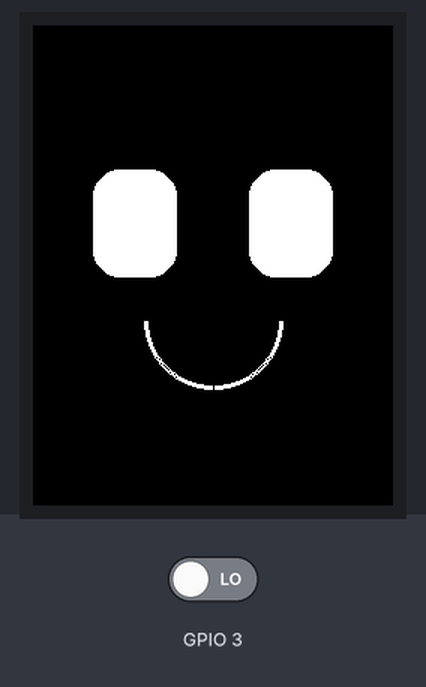
The sketch below on a simulated Seeed XIAO ESP32-C3. On the bench: 240×320 colour display. Inputs (shaded band) come from the test bench; at power-on: GPIO 3 LOW. Random numbers use the default seed unless the sketch sets one; what the sketch prints to the serial monitor is not drawn.

Above: at 0.4 s.

The sketch:

desk-buddy.ino
```cpp
/* ===========================================================================
 * Desk-Buddy -- firmware entry point
 *
 * A small expressive desk productivity robot.
 * Target board: Seeed Studio XIAO ESP32C3 (RISC-V, 4 MB flash, 400 KB SRAM)
 *
 * This file is deliberately short. It owns boot order and the run loop, and
 * nothing else:
 *
 *   config.h     pin map, panel geometry, face proportions, timing, volume
 *   display.h    hardware layer -- ST7789 bring-up, driver instance
 *   motion.h     hardware layer -- HC-SR501 PIR input, edge detection
 *   audio.h      hardware layer -- DFPlayer UART, command frames
 *   face.h       expression layer -- face geometry, blink state machine
 *   this file    behaviour layer -- boot sequence, cooperative scheduling,
 *                and the motion-triggered audio policy
 *
 * The sketch folder name must match the .ino file name, which is why the
 * firmware lives at firmware/desk-buddy/desk-buddy.ino. Every .cpp beside it
 * is compiled into the sketch automatically.
 *
 * Build notes (see README.md for the full procedure):
 *   Board     : "XIAO_ESP32C3" from the esp32 board package by Espressif
 *   Libraries : Adafruit GFX Library, Adafruit ST7735 and ST7789 Library
 *   Serial    : 115200 baud
 *
 * VERIFICATION STATUS -- read this before trusting any of it:
 *
 *   Display, face, blink animation ... verified running on hardware.
 *   Motion-triggered audio .......... IMPLEMENTED BUT UNVERIFIED. The PIR and
 *                                     the DFPlayer have each been proven with
 *                                     separate bench sketches, but this
 *                                     firmware has never been run, and the
 *                                     three subsystems have never operated
 *                                     together on one build.
 *   Interval reminders, moods ....... not implemented.
 *
 * See docs/project-roadmap.md.
 * ===========================================================================
 */

#include <Arduino.h>

#include "config.h"
#include "display.h"
#include "face.h"
#include "motion.h"
#include "audio.h"

/* ---------------------------------------------------------------------------
 * Behaviour layer -- motion-triggered audio
 *
 * Policy: a new motion event plays the next clip in rotation, subject to a
 * cooldown. This is the behaviour layer's business, not the sensor module's
 * and not the audio module's -- motion.cpp reports that movement started,
 * audio.cpp plays a numbered clip, and the decision connecting them lives
 * here.
 *
 * Why a cooldown at all: a person working at a desk generates near-continuous
 * movement, so without one the robot would retrigger constantly and talk over
 * itself. Twenty seconds matches the spacing used in the bench test.
 *
 * What the cooldown is measured from: the moment the command is sent, not the
 * moment playback finishes. The DFPlayer's BUSY line is not wired and clip
 * durations have not been measured, so completion is not observable. If a
 * clip ever runs longer than the cooldown, the next trigger will arrive while
 * it is still playing. See docs/audio.md.
 * -------------------------------------------------------------------------*/
static unsigned long lastAudioMs = 0;
static uint16_t nextTrack = 1;

static void behaviourUpdate(unsigned long now) {
  /* Consume the event unconditionally. Reading it here even when the cooldown
   * blocks playback is deliberate: the alternative is leaving it latched, so
   * that a trigger during the cooldown fires the instant the cooldown ends,
   * which would make the robot respond to movement that happened twenty
   * seconds earlier. */
  if (!motionTriggered()) {
    return;
  }

  if (now - lastAudioMs < MOTION_COOLDOWN_MS) {
    Serial.printf("[%lu ms] motion -- ignored, cooldown\n", now);
    return;
  }

  if (!audioPlayTrack(now, nextTrack)) {
    /* The audio module refused -- not ready, or a command was too recent.
     * Neither the cooldown nor the track rotation advances, so the next
     * motion event tries the same clip again. */
    Serial.printf("[%lu ms] motion -- audio not ready, track %u not sent\n",
                  now, (unsigned)nextTrack);
    return;
  }

  Serial.printf("[%lu ms] motion -- playing /mp3/%04u.mp3\n",
                now, (unsigned)nextTrack);

  lastAudioMs = now;
  nextTrack = (uint16_t)((nextTrack % AUDIO_TRACK_COUNT) + 1);
}

void setup() {
  Serial.begin(SERIAL_BAUD);

  /* Bounded wait for the USB CDC host to attach. This is not a while(!Serial)
   * spin: the robot must boot and run with no computer attached, so blocking
   * forever on a serial connection is not acceptable. */
  const unsigned long serialWaitDeadline = millis() + SERIAL_ATTACH_TIMEOUT_MS;
  while (!Serial && millis() < serialWaitDeadline) {
    delay(10);
  }

  Serial.println();
  Serial.println(F("Desk-Buddy booting"));
  Serial.println(F("  board : Seeed Studio XIAO ESP32C3"));
  Serial.printf("  pins  : CS=%d DC=%d SCLK=%d MOSI=%d RST=%d\n",
                TFT_CS, TFT_DC, TFT_SCLK, TFT_MOSI, TFT_RST);

  displayBegin();

  /* The panel has no read-back path in this wiring, so there is no way to
   * confirm initialisation in software. A successful init is confirmed
   * visually: the backlight comes on and the screen goes black. */
  Serial.printf("  tft   : initialised %dx%d, rotation %d\n",
                tft.width(), tft.height(), TFT_ROTATION);

  /* Seeded from micros() rather than from a hardware entropy source. The seed
   * only affects how the blink rhythm differs between power-ups, which is
   * cosmetic, and micros() avoids a dependency on an ESP-IDF header whose
   * location has moved between core versions. */
  randomSeed(micros());

  const unsigned long bootMs = millis();
  faceBegin(bootMs);

  motionBegin(bootMs);
  audioBegin(bootMs);

  /* Backdated so the first motion event is not swallowed by a cooldown that
   * has not had a chance to elapse yet. Unsigned wraparound makes this safe
   * even at boot, when millis() is near zero. */
  lastAudioMs = bootMs - MOTION_COOLDOWN_MS;

  Serial.printf("  pir   : OUT=D1 (GPIO3), warm-up %lu s\n",
                PIR_WARMUP_MS / 1000UL);
  Serial.printf("  audio : UART1 tx=D6 rx=D7 @ %d baud, volume %d/30, "
                "%d tracks\n",
                DFPLAYER_BAUD, AUDIO_VOLUME, AUDIO_TRACK_COUNT);
  Serial.println(F("  stage : face live, blink animation running"));
  Serial.println(F("  stage : motion-triggered audio active (UNVERIFIED)"));
}

void loop() {
  /* Cooperative scheduling. Every subsystem is called once per iteration with
   * the current millis(), does at most one small unit of work, and returns.
   *
   * There is no delay() here and there must never be one: a blink spans about
   * 214 ms, and a blocking wait in any one subsystem would stall all the
   * others. The ESP32-C3 is single-core, so there is no second core to hide
   * blocking work on. See docs/architecture.md.
   */
  const unsigned long now = millis();

  /* Order matters only in that the animation goes first: it is the subsystem
   * a human would notice stuttering. Each call does at most one small unit of
   * work, so none of them starves the others. */
  faceAnimationUpdate(now);  /* repaint at most one animation frame */
  motionUpdate(now);         /* sample the PIR, detect edges        */
  audioUpdate(now);          /* deferred DFPlayer setup             */
  behaviourUpdate(now);      /* motion event -> play the next clip  */
}
```

audio.cpp
```cpp
#include <Arduino.h>

#include "config.h"
#include "audio.h"

/* ---------------------------------------------------------------------------
 * UART selection
 *
 * Serial1 is the ESP32-C3's second hardware UART. Serial is left alone: on
 * this board it is the native USB CDC port carrying the console.
 *
 * The pins are passed to begin() explicitly, which routes UART1 to them
 * through the GPIO matrix. This is what makes D6/D7 usable here even though
 * they are UART0's default pins -- see the caution in config.h.
 * -------------------------------------------------------------------------*/
#define AUDIO_SERIAL Serial1

/* ---------------------------------------------------------------------------
 * DFPlayer command frame -- 10 bytes, fixed length
 *
 *   byte  0    1     2     3    4     5      6      7      8     9
 *        7E   FF    06   CMD   FB  PARA_H PARA_L CHK_H  CHK_L   EF
 *        |     |     |     |    |     |      |      |      |     |
 *      start  ver  len  command |   parameter    checksum      end
 *                               no-feedback flag
 *
 * The checksum is the 16-bit two's complement of the sum of bytes 1 through
 * 6. The feedback flag is left at 0: an acknowledgement would have to come
 * back over the module's TX line, which may not be connected on this build.
 * -------------------------------------------------------------------------*/
#define DF_START        0x7E
#define DF_VERSION      0xFF
#define DF_LEN          0x06
#define DF_NO_FEEDBACK  0x00
#define DF_END          0xEF

#define DF_CMD_SET_VOLUME  0x06  /* parameter: 0-30                        */
#define DF_CMD_PLAY_MP3    0x12  /* parameter: track number in /mp3/       */

#define DF_FRAME_LEN  10

static unsigned long audioReadyAtMs = 0;
static unsigned long audioLastCommandMs = 0;
static bool audioVolumeSent = false;

/* Assembles and transmits one command frame.
 *
 * Serial1.write() hands the bytes to the UART's transmit buffer and returns;
 * it does not wait for them to clock out. A frame is 10 bytes, about 10 ms of
 * wire time at 9600 baud, and none of that is spent blocking the run loop. */
static void audioSendCommand(uint8_t command, uint16_t parameter) {
  const uint8_t parameterHigh = (uint8_t)(parameter >> 8);
  const uint8_t parameterLow  = (uint8_t)(parameter & 0xFF);

  const uint16_t sum = (uint16_t)DF_VERSION + DF_LEN + command +
                       DF_NO_FEEDBACK + parameterHigh + parameterLow;
  const uint16_t checksum = (uint16_t)(0u - sum);

  const uint8_t frame[DF_FRAME_LEN] = {
    DF_START,
    DF_VERSION,
    DF_LEN,
    command,
    DF_NO_FEEDBACK,
    parameterHigh,
    parameterLow,
    (uint8_t)(checksum >> 8),
    (uint8_t)(checksum & 0xFF),
    DF_END
  };

  AUDIO_SERIAL.write(frame, DF_FRAME_LEN);
}

bool audioIsReady(unsigned long now) {
  /* Signed difference, so the check survives the millis() rollover. */
  return (long)(now - audioReadyAtMs) >= 0;
}

/* Shared gate for every outbound command: the module must be past its
 * power-up window, and frames must not be sent back to back. */
static bool audioCanSend(unsigned long now) {
  if (!audioIsReady(now)) {
    return false;
  }
  return (now - audioLastCommandMs) >= DFPLAYER_COMMAND_GAP_MS;
}

void audioBegin(unsigned long now) {
  AUDIO_SERIAL.begin(DFPLAYER_BAUD, SERIAL_8N1,
                     DFPLAYER_RX_PIN, DFPLAYER_TX_PIN);

  audioVolumeSent = false;
  audioReadyAtMs = now + DFPLAYER_BOOT_MS;

  /* Backdated so the inter-command gap has already elapsed by the time the
   * module becomes ready, rather than adding a second wait on top of it. */
  audioLastCommandMs = now - DFPLAYER_COMMAND_GAP_MS;
}

void audioUpdate(unsigned long now) {
  /* The volume command is the one piece of deferred setup: it cannot be sent
   * from audioBegin() because the module is not listening yet. */
  if (!audioVolumeSent && audioCanSend(now)) {
    if (audioSetVolume(now, AUDIO_VOLUME)) {
      audioVolumeSent = true;
    }
  }
}

bool audioSetVolume(unsigned long now, uint8_t volume) {
  if (!audioCanSend(now)) {
    return false;
  }
  if (volume > 30) {
    volume = 30;
  }

  audioSendCommand(DF_CMD_SET_VOLUME, volume);
  audioLastCommandMs = now;
  return true;
}

bool audioPlayTrack(unsigned long now, uint16_t track) {
  if (track < 1 || track > AUDIO_TRACK_COUNT) {
    return false;
  }
  if (!audioCanSend(now)) {
    return false;
  }

  audioSendCommand(DF_CMD_PLAY_MP3, track);
  audioLastCommandMs = now;
  return true;
}
```

audio.h
```cpp
/* ===========================================================================
 * audio.h -- DFPlayer MP3 playback over UART
 *
 * Hardware layer. Owns the UART, the DFPlayer command frame format, and the
 * module's readiness timing. It plays a numbered clip when asked; it does not
 * decide when a clip should play, which belongs to the behaviour layer.
 *
 * Commands are assembled directly rather than through a DFPlayer library.
 * The protocol is ten bytes with a checksum and this firmware uses two
 * commands, so a dependency would cost more than it saves. The frame format
 * is documented in docs/audio.md.
 *
 * STATUS: implemented, NOT verified on hardware. The module itself is
 * verified -- three clips played from a standalone bench sketch -- but this
 * module has never been run.
 * ===========================================================================
 */

#ifndef DESK_BUDDY_AUDIO_H
#define DESK_BUDDY_AUDIO_H

#include <Arduino.h>

/* Opens the UART and starts the module's readiness timer. Call once, from
 * setup().
 *
 * Does not block: the DFPlayer ignores commands for a period after power-up,
 * and rather than waiting out that period here, audioBegin() records when it
 * expires and audioUpdate() sends the volume command once it has. */
void audioBegin(unsigned long now);

/* Services deferred work -- currently the post-power-up volume command. Call
 * from loop(); returns immediately when there is nothing to do, and never
 * blocks. */
void audioUpdate(unsigned long now);

/* Requests playback of /mp3/NNNN.mp3 by track number, 1-based, using the
 * DFPlayer's folder-playback command.
 *
 * Returns false and does nothing if the module is not ready yet, if the
 * previous command was too recent, or if the track number is out of range.
 * The caller should treat false as "not played" -- notably, it must not
 * advance its track rotation or start a cooldown.
 *
 * Returning true means the command frame was handed to the UART, not that
 * audio was heard. Nothing in this firmware can confirm playback: the
 * module's BUSY line is not wired and no status frame is read. */
bool audioPlayTrack(unsigned long now, uint16_t track);

/* Sets playback volume, 0-30. Returns false under the same conditions as
 * audioPlayTrack(). */
bool audioSetVolume(unsigned long now, uint8_t volume);

/* True once the module's post-power-up window has elapsed and commands are
 * being sent. This reflects elapsed time only -- it is not an acknowledgement
 * from the module, which cannot be obtained without its TX line wired. */
bool audioIsReady(unsigned long now);

#endif /* DESK_BUDDY_AUDIO_H */
```

display.cpp
```cpp
#include <Arduino.h>

#include "config.h"
#include "display.h"

/* ---------------------------------------------------------------------------
 * The four-argument-plus-reset constructor form selects the software SPI
 * signature, but because TFT_SCLK and TFT_MOSI are the ESP32-C3's hardware
 * SPI pins the underlying bus is still driven by the SPI peripheral. Passing
 * the pins explicitly, rather than relying on the board's default SPI object,
 * keeps the wiring self-documenting in the source.
 * -------------------------------------------------------------------------*/
Adafruit_ST7789 tft = Adafruit_ST7789(TFT_CS, TFT_DC, TFT_MOSI, TFT_SCLK, TFT_RST);

void displayBegin() {
  tft.init(TFT_WIDTH, TFT_HEIGHT);
  tft.setRotation(TFT_ROTATION);

  /* Clear immediately after init so the panel never shows the random contents
   * of its RAM at power-on. */
  tft.fillScreen(DISPLAY_CLEAR_COLOR);
}
```

display.h
```cpp
/* ===========================================================================
 * display.h -- ST7789 panel bring-up
 *
 * Hardware layer. Owns the driver instance and the panel's initialisation
 * sequence, and nothing else. This module knows about pixels and pins; it
 * knows nothing about faces.
 * ===========================================================================
 */

#ifndef DESK_BUDDY_DISPLAY_H
#define DESK_BUDDY_DISPLAY_H

#include <SPI.h>
#include <Adafruit_GFX.h>
#include <Adafruit_ST7789.h>

/* The driver instance. Exposed because the drawing code in face.cpp issues
 * GFX primitives against it directly; wrapping every primitive would add a
 * layer of indirection without adding anything. */
extern Adafruit_ST7789 tft;

/* Initialises the panel at the configured resolution and rotation, and clears
 * it to black. Call once, from setup(), before anything is drawn.
 *
 * There is no return value because there is nothing to report: only MOSI is
 * wired, so the firmware cannot read the controller's registers and cannot
 * confirm that initialisation succeeded. Display faults are diagnosed
 * visually. */
void displayBegin();

#endif /* DESK_BUDDY_DISPLAY_H */
```

face.h
```cpp
/* ===========================================================================
 * face.h -- the robot's face and its animation
 *
 * Expression layer. Owns the face's geometry, the blink state machine, and
 * the repaint regions. Depends on the display module for output and on
 * config.h for its proportions and timing; depends on nothing else.
 *
 * The behaviour layer talks to the face through this header. It must not need
 * to know how a blink is drawn, and this module must not need to know why a
 * blink was requested.
 * ===========================================================================
 */

#ifndef DESK_BUDDY_FACE_H
#define DESK_BUDDY_FACE_H

#include <Arduino.h>

/* Draws the resting face and schedules the first blink. Call once, from
 * setup(), after displayBegin(). */
void faceBegin(unsigned long now);

/* Draws the complete resting face, clearing the frame first, so it can be
 * called at any time to return the robot to its resting expression.
 *
 * This is the only routine that touches the whole frame. Animation must not
 * call it: repainting all 240x320 pixels pushes 150 KB over SPI and is
 * visible as a black flash. */
void faceDraw();

/* Advances the face animation by at most one frame. Call from loop() as often
 * as possible. Returns immediately when there is nothing to do, and never
 * blocks -- a blink spans about 214 ms, and spending that in delay() would
 * stall every other subsystem. */
void faceAnimationUpdate(unsigned long now);

#endif /* DESK_BUDDY_FACE_H */
```

Source omitted: face.cpp (7253 bytes), motion.cpp (3017 bytes), motion.h (2062 bytes), config.h (12832 bytes)

Measured:
- what the display in image 0 shows lasts 5.8 s, from 0.3 s to 6.1 s
